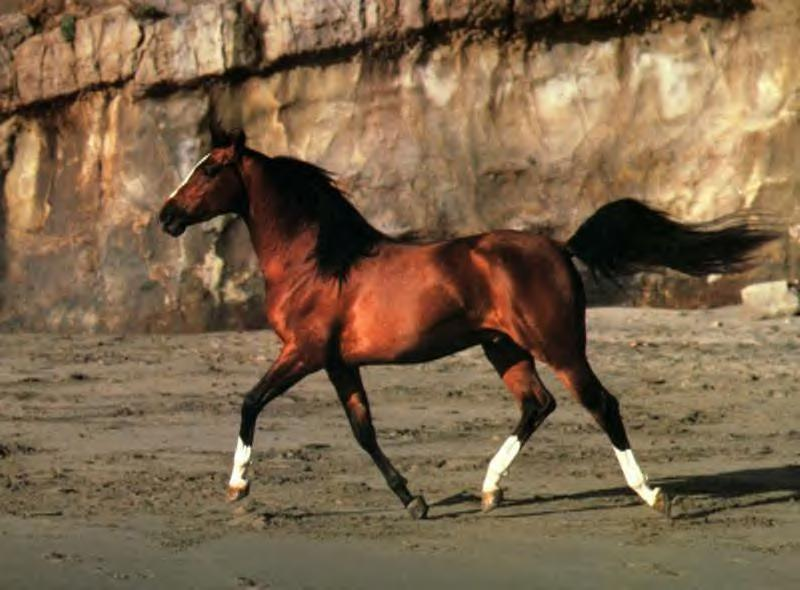
#> input picture horse/rgb/horse001.jpg, 800 x 590 px
$ jupyter execute SuperPixels.ipynb   (shell and % lines are left out)
#> lines starting #> are read from the running program, lines starting #| are printed output that depends on the picture; after the words box and inside, x2 and y2 are one past the last pixel; in counts of white or black regions, pixels touching at a corner belong together
## Super Pixels
Pixels by itself contain very little information, grouping a region with them can increase the ammount of information stored and also may become less expensive to process them individually.
A superpixel is precisely an agroupation of pixels.

One of the most used libraries to obtain these superpixels is Slic.

[cell 1]
# import the necessary packages
from skimage.segmentation import slic
from skimage.segmentation import mark_boundaries
from skimage.util import img_as_float
from skimage import io
import matplotlib.pyplot as plt
import argparse
# load the image and convert it to a floating point data type
image = img_as_float(io.imread("horse/rgb/horse001.jpg"))

# loop over the number of segments
for numSegments in (100, 200, 300):
	# apply SLIC and extract (approximately) the supplied number
	# of segments
	segments = slic(image, n_segments = numSegments, sigma = 5)

	# show the output of SLIC
	fig = plt.figure("Superpixels -- %d segments" % (numSegments))
	ax = fig.add_subplot(1, 1, 1)
	ax.imshow(mark_boundaries(image, segments))
	plt.axis("off")
#> this loop made 3 passes
#> pass 1, `segments = slic(image, n_segments = numSegments, sigma = 5)`:
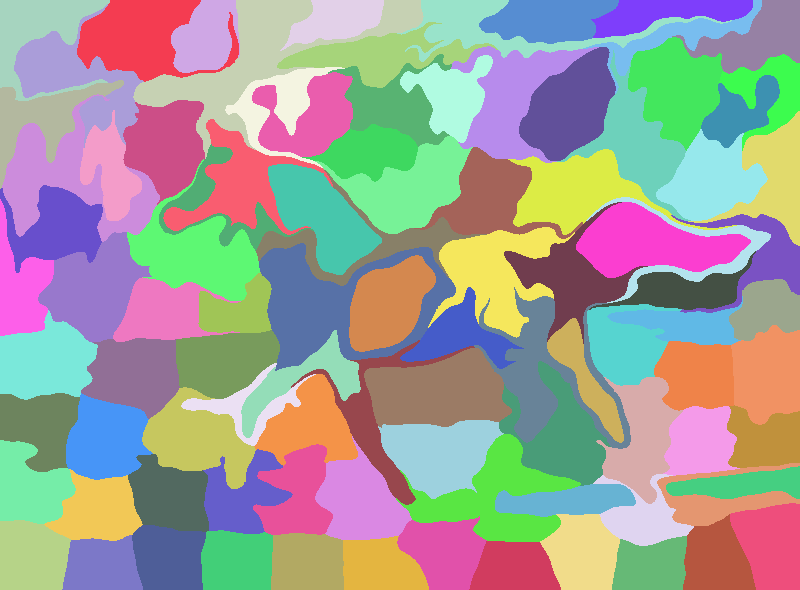
#> segments: shape (590, 800) int64; 97 distinct labels, from 1 to 97; one colour per label, 0 black
#> pass 2, `segments = slic(image, n_segments = numSegments, sigma = 5)`:
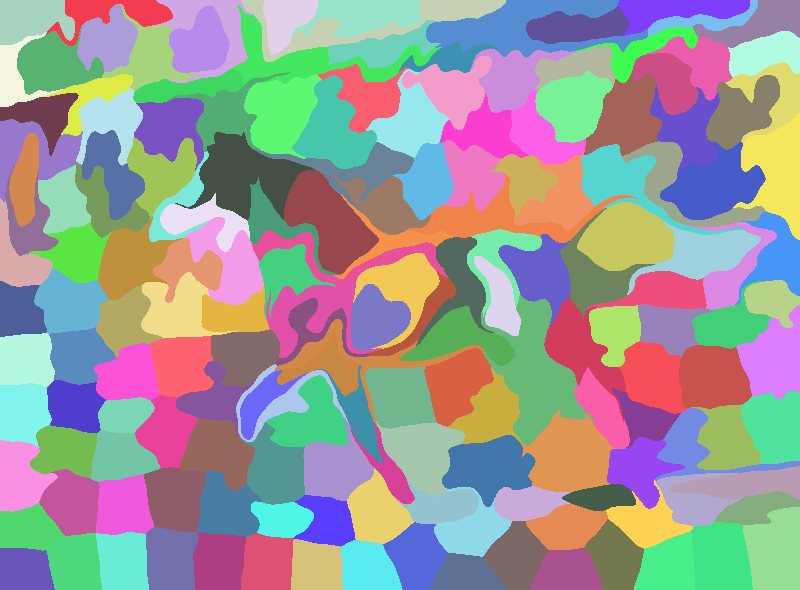
#> segments: shape (590, 800) int64; 172 distinct labels, from 1 to 172; one colour per label, 0 black
#> pass 3, `segments = slic(image, n_segments = numSegments, sigma = 5)`:
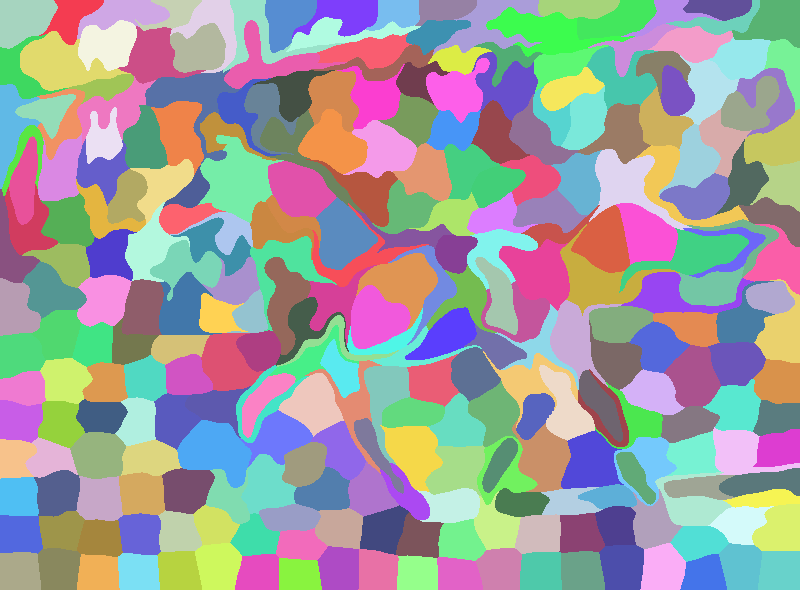
#> segments: shape (590, 800) int64; 282 distinct labels, from 1 to 282; one colour per label, 0 black
 # show the plots
plt.show()
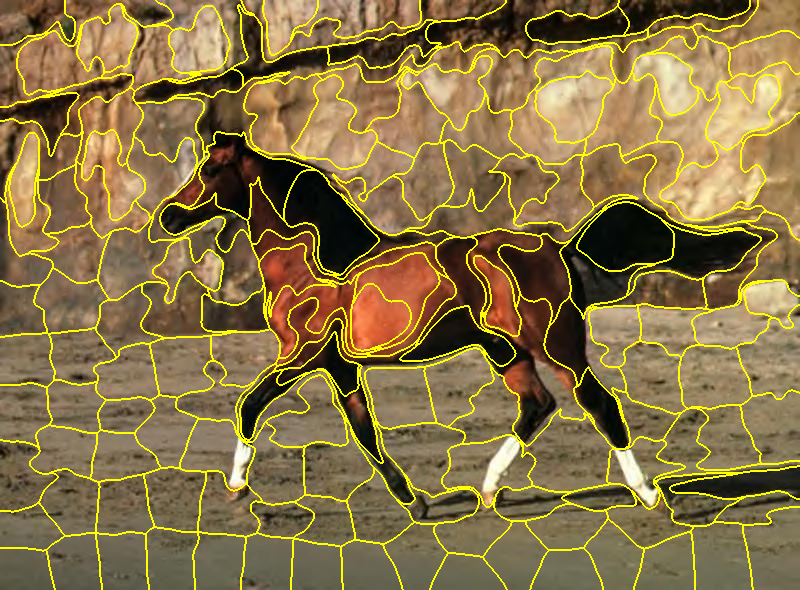
#> shown: shape (590, 800, 3) float64; mean R, G, B 0.534, 0.453, 0.265
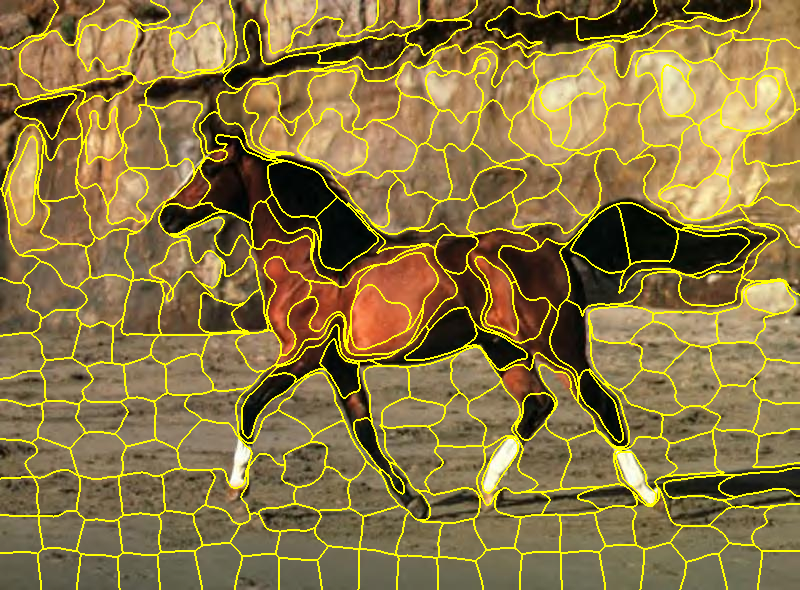
#> shown: shape (590, 800, 3) float64; mean R, G, B 0.543, 0.463, 0.26

[cell 2]
segments = slic(image, n_segments = 100, sigma = 5)

[cell 3]
image_l = img_as_float(io.imread("horse/figure_ground/horse001.jpg"))

# Labeling

[cell 4]
import cv2 as cv
from skimage.measure import regionprops
img= cv.imread("horse/figure_ground/horse001.jpg")
img = cv.resize(img,(800,590))
image_1 = img_as_float(img)

[cell 5]
fig = plt.figure("Superpixels -- %d segments" % (numSegments))
ax = fig.add_subplot(1, 1, 1)
ax.imshow(mark_boundaries(image_1, segments))
plt.axis("off")
plt.show()
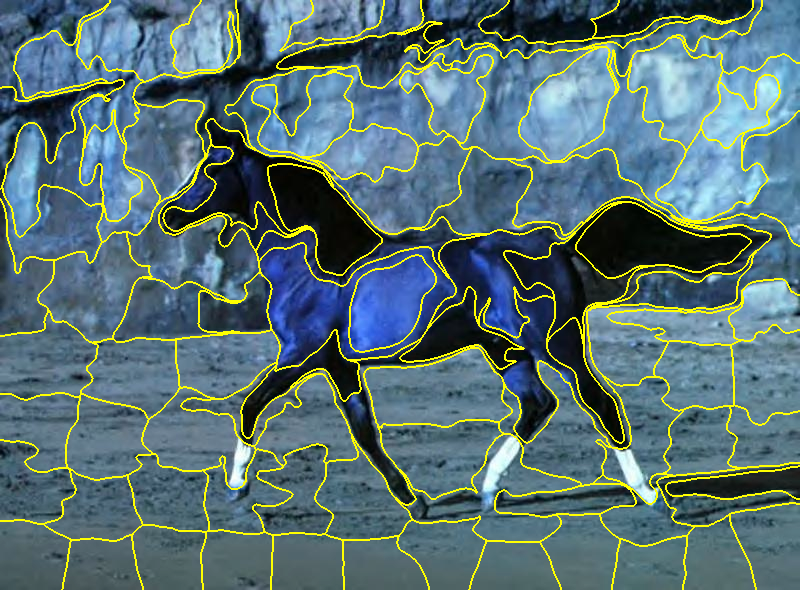
#> shown: shape (590, 800, 3) float64; mean R, G, B 0.347, 0.444, 0.45

[cell 6]
regionpro=regionprops(segments,img[:,:,1])
#> regionpro = 97 regions; largest, box (x1, y1, x2, y2) and area: (133, 0, 424, 159) 10497, (259, 243, 456, 371) 10063, (364, 348, 512, 428) 8227, (396, 434, 581, 542) 7710, (2, 94, 160, 242) 7602
regionpro[3]["mean_intensity"]
#> Out = 82.91

[cell 7]
import numpy as np
prob=np.array([p.mean_intensity/255 for p in regionpro])
#> prob = 97 values, max 0.797 at index 21, min 0.0405 at index 35, mean 0.394
#prob = np.append(prob, [0.5,0.5,0.5])
prob = np.insert(prob, 0, [0])
#> prob = 98 values, max 0.797 at index 22, min 0 at index 0, mean 0.39

labels=[0 if i<0.5 else 1 for i in prob]
#> labels = 98 values, max 1 at index 2, min 0 at index 0, mean 0.214

[cell 8]
labels
#> Out has the same summary as labels

[cell 9]
a=prob[segments]
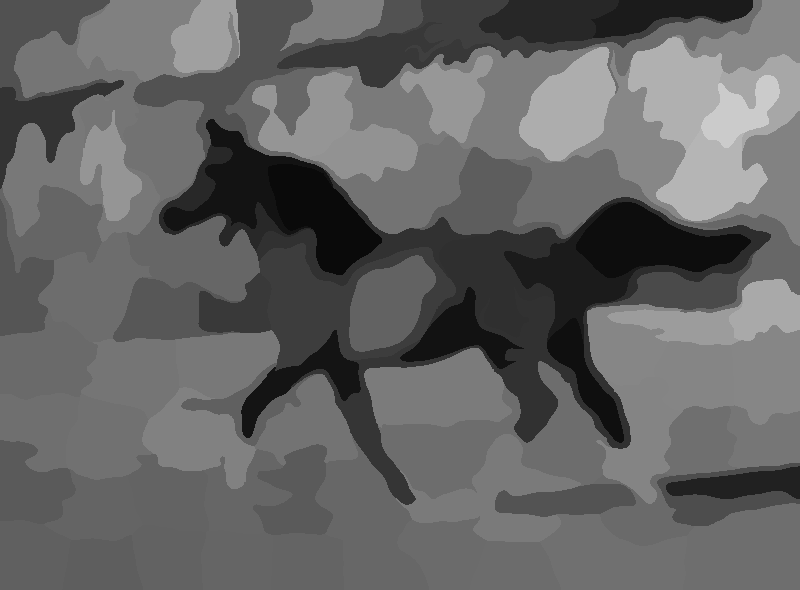
#> a: shape (590, 800) float64; min 0.0405, max 0.797, mean 0.395
a.reshape((590, 800, 1));

[cell 10]
plt.imshow(mark_boundaries(np.dstack((a,a,a)), segments, color=(1,0,0)));
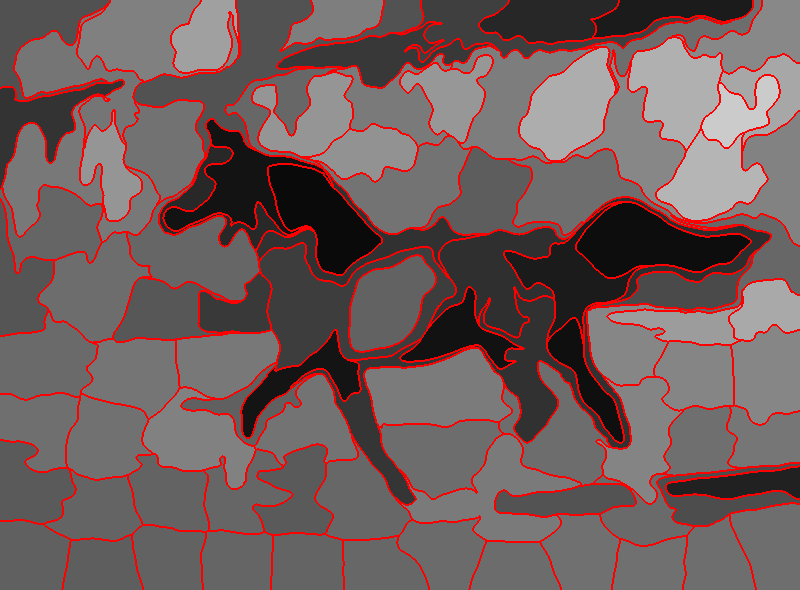
#> shown: shape (590, 800, 3) float64; mean R, G, B 0.444, 0.367, 0.367

[cell 11]
import cv2

# loop over the unique segment values
for (i, segVal) in enumerate(np.unique(segments)[:10]):
    print("[x] inspecting segment %d" % (i))
    mask = np.zeros(image.shape[:2], dtype = "uint8")
    mask[segments == segVal] = 20
    i+=1
    plt.subplot(3,5,i)
    plt.imshow(cv2.bitwise_and(image, image, mask = mask))
#> this loop made 10 passes
#| [x] inspecting segment 0
#| [x] inspecting segment 1
#| [x] inspecting segment 2
#| [x] inspecting segment 3
#| [x] inspecting segment 4
#| [x] inspecting segment 5
#| [x] inspecting segment 6
#| [x] inspecting segment 7
#> (further printed lines are left out)
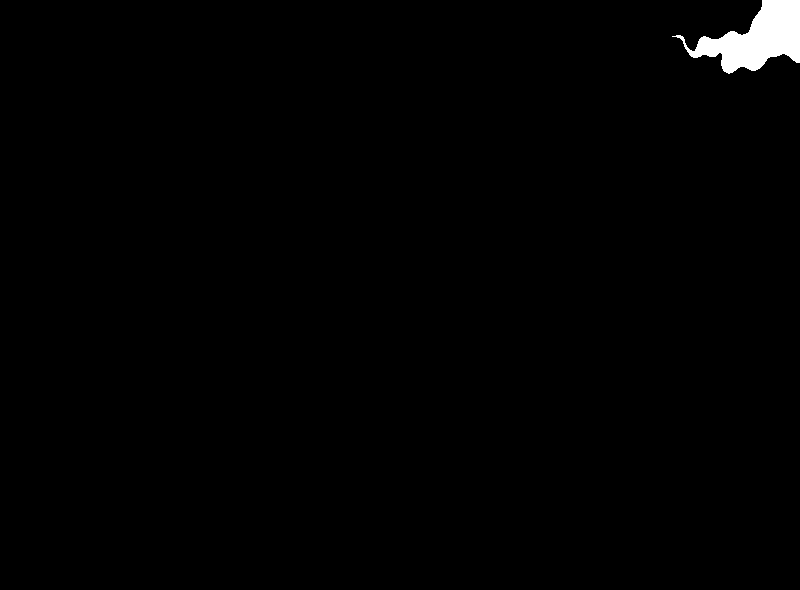
#> mask: shape (590, 800); values 0 (black) and 20 (white), 0.95% white; 1 white region, box (x1, y1, x2, y2) and area: (672, 0, 800, 74) 4475
    # construct a mask for the segment
    # show the masked region
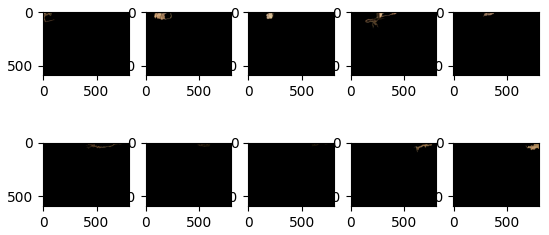
#> figure drawn by matplotlib, 10 panels

[cell 12]
regions=cv2.bitwise_and(image, image, mask = mask)
